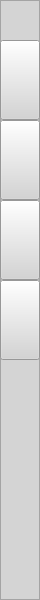
   <widget class="QFrame" name="frame_2">
    <property name="geometry">
     <rect>
      <x>0</x>
      <y>0</y>
      <width>40</width>
      <height>600</height>
     </rect>
    </property>
    <property name="autoFillBackground">
     <bool>false</bool>
    </property>
    <property name="styleSheet">
     <string notr="true">background-color: rgb(212, 212, 212);</string>
    </property>
    <property name="frameShape">
     <enum>QFrame::StyledPanel</enum>
    </property>
    <property name="frameShadow">
     <enum>QFrame::Raised</enum>
    </property>
    <widget class="QPushButton" name="btn_home">
     <property name="geometry">
      <rect>
       <x>0</x>
       <y>40</y>
       <width>40</width>
       <height>80</height>
      </rect>
     </property>
     <property name="styleSheet">
      <string notr="true">QPushButton {
	color: rgb(255, 255, 255);
    background-color: rgb(212, 212, 212);
}
QPushButton:hover {
	color: rgb(255, 255, 255);
	background-color: rgb(161, 161, 161);

}
QPushButton:pressed { 
	color: rgb(255, 255, 255);
    background-color: rgb(35, 40, 49); 

}</string>
     </property>
     <property name="text">
      <string/>
     </property>
     <property name="icon">
      <iconset resource="icon_ui.qrc">
       <normaloff>:/icon/icon/icons8-home-64.png</normaloff>:/icon/icon/icons8-home-64.png</iconset>
     </property>
     <property name="iconSize">
      <size>
       <width>36</width>
       <height>36</height>
      </size>
     </property>
    </widget>
    <widget class="QPushButton" name="btn_setting">
     <property name="geometry">
      <rect>
       <x>0</x>
       <y>120</y>
       <width>40</width>
       <height>80</height>
      </rect>
     </property>
     <property name="styleSheet">
      <string notr="true">QPushButton {
	color: rgb(255, 255, 255);
    background-color: rgb(212, 212, 212);
}
QPushButton:hover {
	color: rgb(255, 255, 255);
	background-color: rgb(161, 161, 161);

}
QPushButton:pressed { 
	color: rgb(255, 255, 255);
    background-color: rgb(35, 40, 49); 

}</string>
     </property>
     <property name="text">
      <string/>
     </property>
     <property name="icon">
      <iconset resource="icon_ui.qrc">
       <normaloff>:/icon/icon/icons8-setting-64.png</normaloff>:/icon/icon/icons8-setting-64.png</iconset>
     </property>
     <property name="iconSize">
      <size>
       <width>30</width>
       <height>36</height>
      </size>
     </property>
    </widget>
    <widget class="QPushButton" name="btn_manual">
     <property name="geometry">
      <rect>
       <x>0</x>
       <y>200</y>
       <width>40</width>
       <height>80</height>
      </rect>
     </property>
     <property name="styleSheet">
      <string notr="true">QPushButton {
	color: rgb(255, 255, 255);
    background-color: rgb(212, 212, 212);
}
QPushButton:hover {
	color: rgb(255, 255, 255);
	background-color: rgb(161, 161, 161);

}
QPushButton:pressed { 
	color: rgb(255, 255, 255);
    background-color: rgb(35, 40, 49); 

}</string>
     </property>
     <property name="text">
      <string/>
     </property>
     <property name="icon">
      <iconset resource="icon_ui.qrc">
       <normaloff>:/icon/icon/icons8-manual-64.png</normaloff>:/icon/icon/icons8-manual-64.png</iconset>
     </property>
     <property name="iconSize">
      <size>
       <width>30</width>
       <height>30</height>
      </size>
     </property>
    </widget>
    <widget class="QPushButton" name="btn_data">
     <property name="geometry">
      <rect>
       <x>0</x>
       <y>280</y>
       <width>40</width>
       <height>80</height>
      </rect>
     </property>
     <property name="styleSheet">
      <string notr="true">QPushButton {
	color: rgb(255, 255, 255);
    background-color: rgb(212, 212, 212);
}
QPushButton:hover {
	color: rgb(255, 255, 255);
	background-color: rgb(161, 161, 161);

}
QPushButton:pressed { 
	color: rgb(255, 255, 255);
    background-color: rgb(35, 40, 49); 

}</string>
     </property>
     <property name="text">
      <string/>
     </property>
     <property name="icon">
      <iconset resource="icon_ui.qrc">
       <normaloff>:/icon/icon/icons8-bar-chart-50.png</normaloff>:/icon/icon/icons8-bar-chart-50.png</iconset>
     </property>
     <property name="iconSize">
      <size>
       <width>30</width>
       <height>30</height>
      </size>
     </property>
    </widget>
   </widget>
